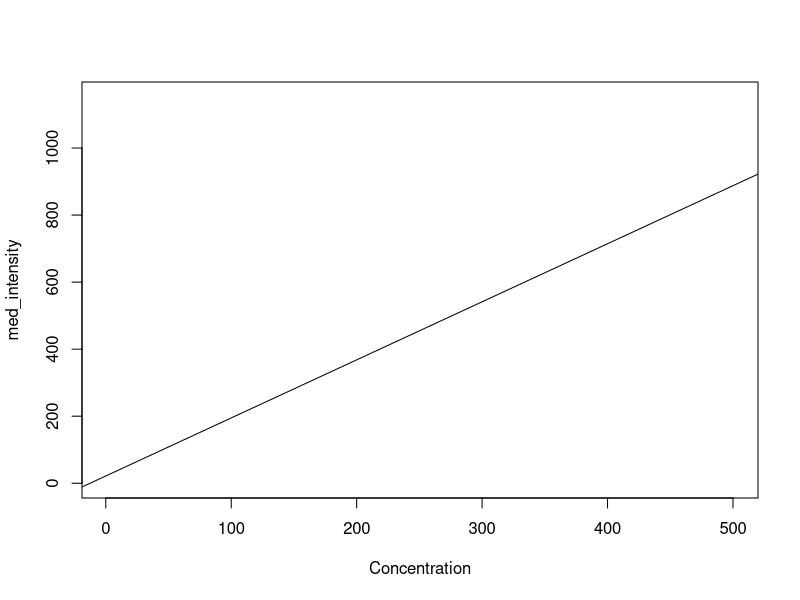
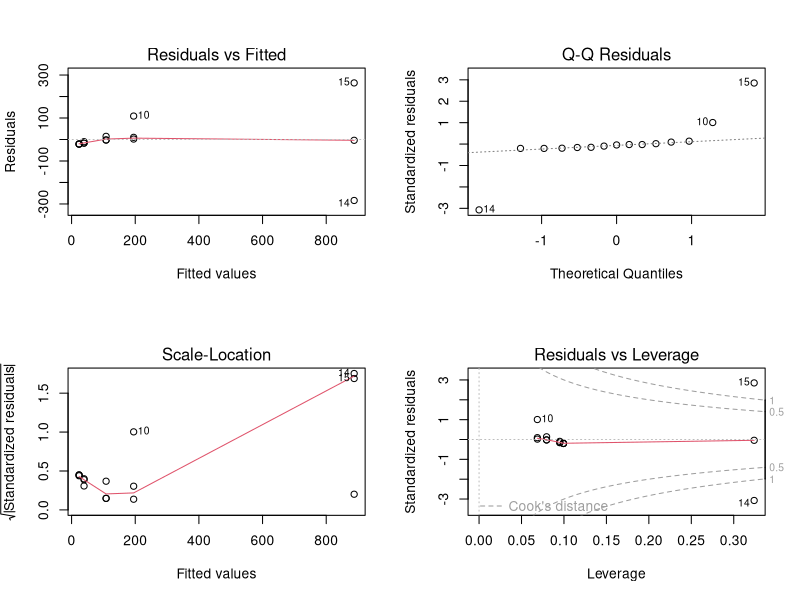
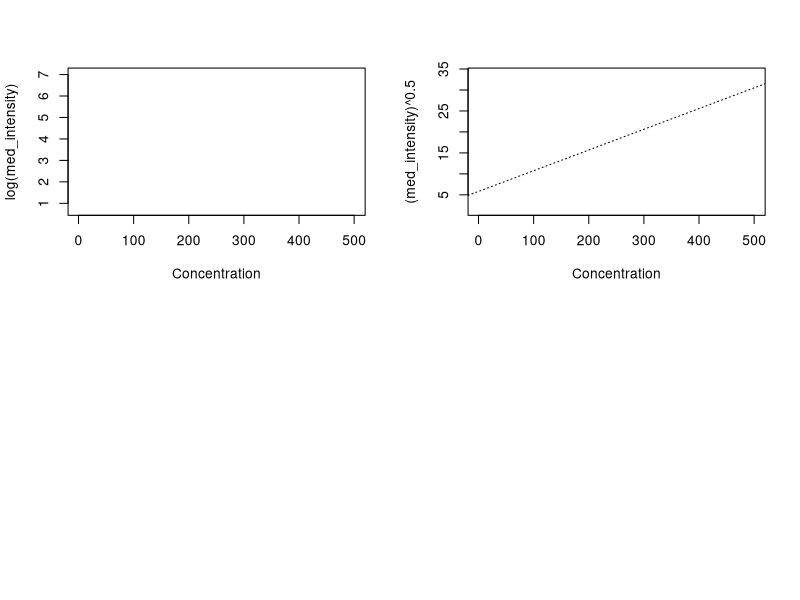
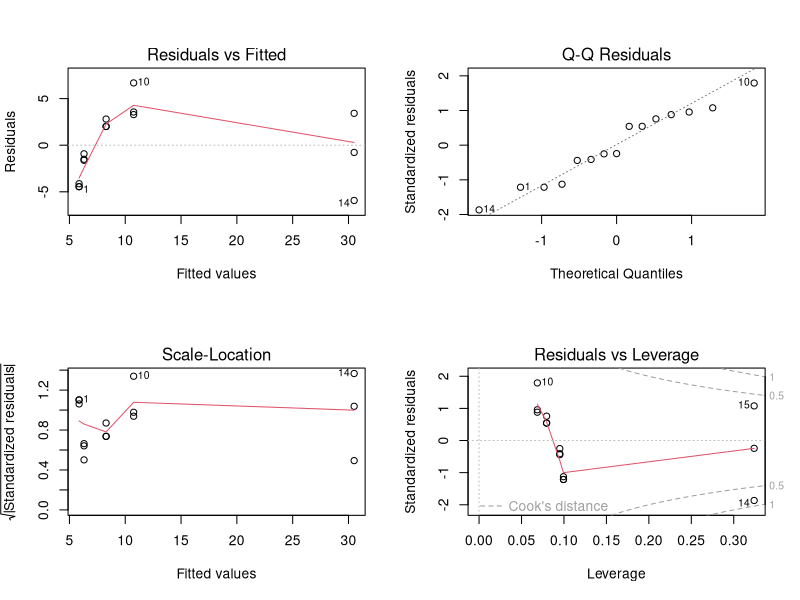
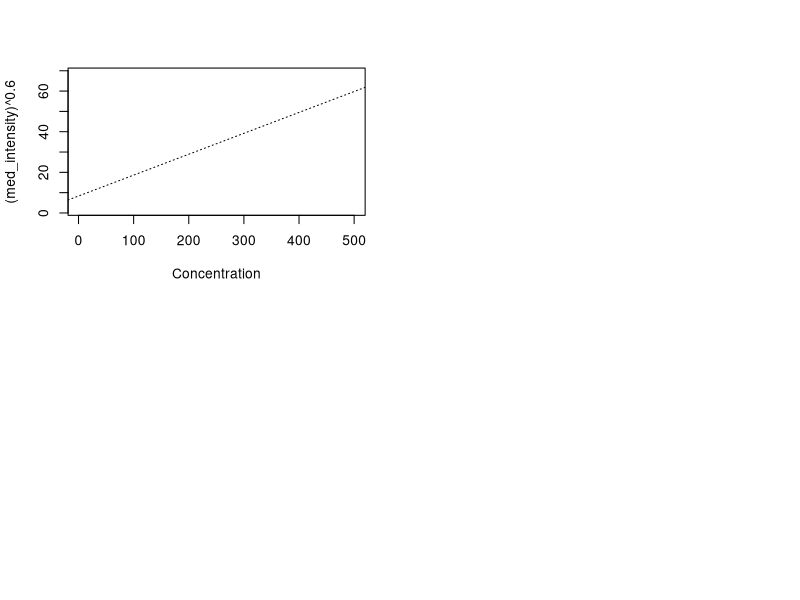
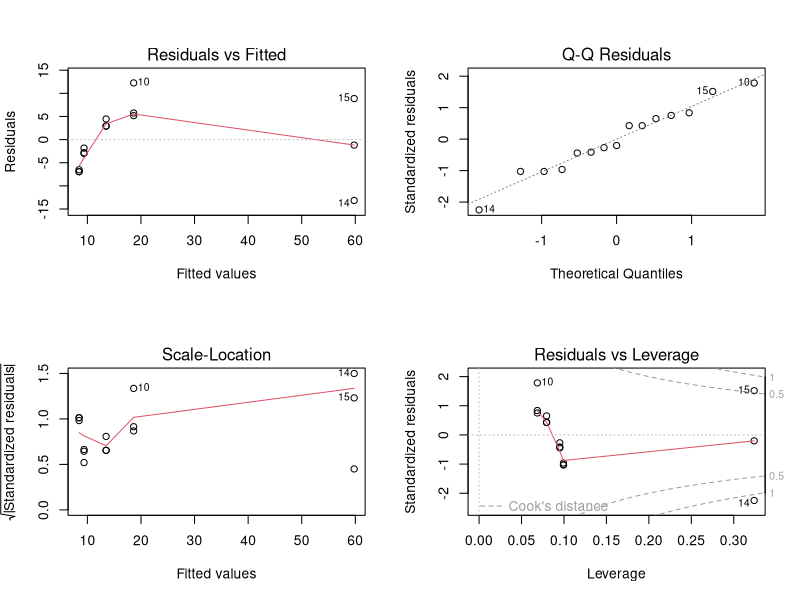
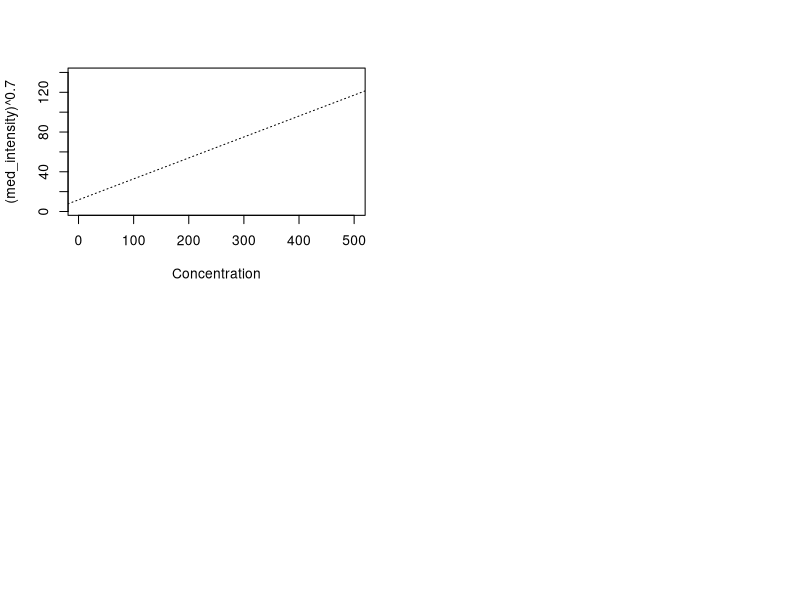
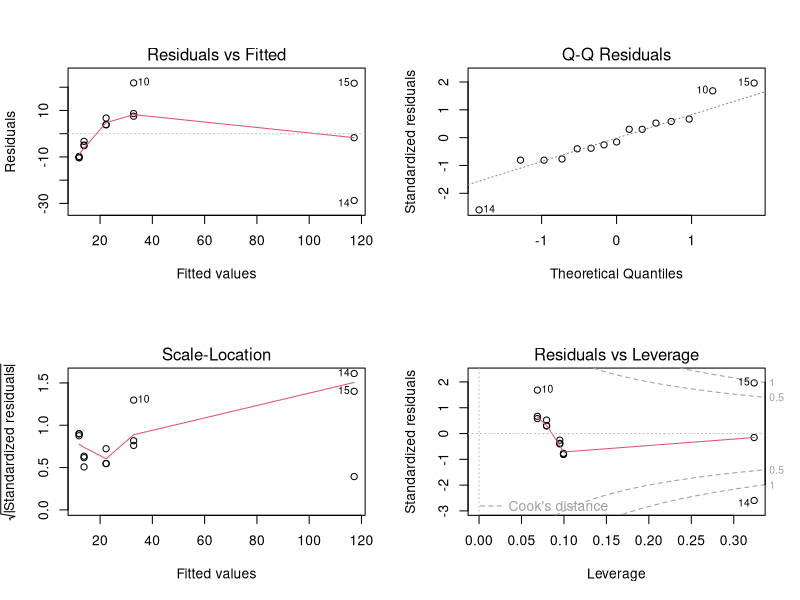

Generate these figures, in order, with R:
# Regression modelling for determination of phenylalaine LOD
library(nlme)
library(car)

setwd("C:/Users/Bensen/Desktop/R-Skripte")
regr <- read.table("190715_LOD_summary_median.txt", header = T)
View(regr)
str(regr)
attach(regr)

## linear correlation ####
plot(med_intensity ~ Concentration, pch = 20, col = as.numeric(experiment))
m1 <- lm(med_intensity ~ Concentration)
summary(m1)
abline(m1) 
par(mfrow = c (2,2))
plot(m1) 

## quadratic or similar correlation ####

plot(log(med_intensity) ~ Concentration, pch = 20, col = as.numeric(experiment)) # linearisation through log?

# sqrt-transformation = (med_intensity)^ 0.5 ####
plot((med_intensity)^ 0.5 ~ Concentration, pch = 20, col = as.numeric(experiment))
m2 <- lm((med_intensity)^0.5 ~ Concentration)
summary(m2)
abline(m2, lty = 3) 
par(mfrow = c (2,2))
plot(m2) 
# Testing for lack of fit: change continous variable (Concentration) to a factor
# followed by Anova. If Anova and regression correlate well, then the model is good
regr$fac.conc <- as.factor(regr$Concentration)
m3 <- lm((med_intensity)^0.5 ~ regr$fac.conc)
summary(m3)
anova(m2,m3) # the closer the p-Wert gets to 1 the better 

# (med_intensity)^ 0.6 ####
plot((med_intensity)^ 0.6 ~ Concentration, pch = 20, col = as.numeric(experiment))
m4 <- lm((med_intensity)^0.6 ~ Concentration)
summary(m4)
abline(m4, lty = 3)
par(mfrow = c (2,2))
plot(m4)
# Testing for lack of fit
m5 <- aov((med_intensity)^0.6 ~ regr$fac.conc)
summary(m5)
anova(m4,m5) # schon besser


# (med_intensity)^ 0.7 ####
plot((med_intensity)^ 0.7 ~ Concentration, pch = 20, col = as.numeric(experiment))
m6 <- lm((med_intensity)^0.7 ~ Concentration)
summary(m6)
abline(m6, lty = 3) 
par(mfrow = c (2,2))
plot(m6)
# Testing for lack of fit
m7 <- aov((med_intensity)^0.7 ~ regr$fac.conc)
summary(m7)
anova(m6,m7) 

# (med_intensity)^ 0.8 ####
plot((med_intensity)^ 0.8 ~ Concentration, pch = 20, col = as.numeric(experiment))
m8 <- lm((med_intensity)^0.8 ~ Concentration)
summary(m8)
abline(m8, lty = 3) 
par(mfrow = c (2,2))
plot(m8) 
# Testing for lack of fit
m9 <- aov((med_intensity)^0.8 ~ regr$fac.conc)
summary(m9)
anova(m8,m9) 


## Weighing of the residuals - GLS: generalized least squares model

v1 <- varFixed(~ Concentration) 
v2 <- varPower(form = ~ Concentration)
v3 <- varExp(form = ~ Concentration)
v4 <- varConstPower(form = ~ Concentration)

m10 <- gls((med_intensity)^0.7 ~ Concentration)
m11 <- gls((med_intensity)^0.7 ~ Concentration, weights = v1)
m12 <- gls((med_intensity)^0.7 ~ Concentration, weights = v2)
m13 <- gls((med_intensity)^0.7 ~ Concentration, weights = v3)
m14 <- gls((med_intensity)^0.7 ~ Concentration, weights = v4)

anova(m10,m11,m12,m13) #lowest AIC m11 is the best model 
summary(m13)

plot((med_intensity)^ 0.7 ~ Concentration, pch = 20, col = as.numeric(experiment))
abline(m6) # insert model without variance correction
abline(m13, lty = 3, col = 2) # model with variance correction 

# model check, insert best model with variance correction 
par(mfrow=c(2,2))
r13 <- resid(m13, type = "normalized") # residuals
f13 <- fitted(m13) # fitted values
plot(x = f13, y = r13, xlab = "fitted values", ylab = "residuals", main = "m13 - gls")
library(car)
qqPlot(r13, main = " qq-plot m13 - gls")
#qqnorm(r11 )
#qqline(r11)

# compare to model without variance correction
r6 <- resid(m6)
f6 <- fitted(m6)
plot(x = f6, y = r6, xlab = "fitted values", ylab = "residuals", main = "m6 - normal regression")
qqPlot(r6, main = " qq-plot m6 - normal regression")
#qqnorm(r6, main = " qq-plot m6 - normal regression")
#qqline(r6)

# check curve of model relative to data points, insert model with variance correction 
plot(med_intensity ~ Concentration, pch = 20, col = as.numeric(experiment))
x <- 0:500
ym13 <- (2.2355208 + 0.4396432*x)^(10/7)
lines(x,ym13)

# intercept (x=0)
ym13_0 <- 32.2355208^(10/7)
abline(h=ym13_0, col=2)
ym13_0
# 22.20197


## quadratic regression ####
m15 <- lm(med_intensity ~ Concentration + I(Concentration^2))
summary(m15) 
par(mfrow=c(2,2))
plot(m15)

# curve
plot(med_intensity ~ Concentration, pch = 20, col = as.numeric(experiment))
ym15 <- predict(m15,list(Concentration=x))
lines(x,ym15) 
# comparison to SQRT-linearized (insert here)
lines(x,ym13, lty=3) 

# Weighing of the residuals - GLS: generalized least squares model
m16 <- gls(med_intensity ~ Concentration + I(Concentration^2))
m17 <- gls(med_intensity ~ Concentration + I(Concentration^2), weights = v1)
m18 <- gls(med_intensity ~ Concentration + I(Concentration^2), weights = v2)
m19 <- gls(med_intensity ~ Concentration + I(Concentration^2), weights = v3)
m20 <- gls(med_intensity ~ Concentration + I(Concentration^2), weights = v4)

anova(m16,m17,m18,m19,m20) 
summary(m20)
# model check, insert best model with variance correction 
par(mfrow=c(2,2))

r18 <- resid(m18, type = "normalized") # residuals
f18 <- fitted(m18) # fitted values
plot(x = f18, y = r18, xlab = "fitted values", ylab = "residuals", main = "m18 - gls")
library(car)
qqPlot(r18, main = " qq-plot m18 - gls")

# compare to model without variance correction
r16 <- resid(m16, type = "pearson") # residuals
f16 <- fitted(m16) # fitted values
plot(x = f16, y = r16, xlab = "fitted values", ylab = "residuals", main = "m16 simple quadr. regression")
library(car)
qqPlot(r16, main = " qq-plot m16 einfache quadr. Regression")

## determine LOD, by finding concentration that results in threshold intensity
 # 'concentration' data to predict intensity from
  conc_data_classic_lod = data.frame(Concentration = seq(2.4, 2.5, by=0.005)) #lod intercept = 10 result: 2.445 µg/ml
  conc_data_ionchambr_lod = data.frame(Concentration = seq(0.8, 1, by=0.005)) #lod intercept = 2 result: 0.860 µg/ml
  conc_data_commerc_lod = data.frame(Concentration = seq(4.25, 4.75, by=0.005)) #lod intercept = 24 result: 4.335 µg/ml
  conc_data_coax_lod = data.frame(Concentration = seq(32, 33, by=0.01)) # lod intercept = 8 result: 32.19 µg/ml.
  
  predict(m18, conc_data_ionchambr_lod) #insert best model with variance correction and approrate sample data
  
  # guestimate CI
  # 3 median values -> 2 degrees of freedom t-quantile (t) for alpha = 0.05 in two sided test: 4.303
  # estimate concentration values from the intensity values from concentration measured closest to determined LOD with PQ formula like (equation 6 in the appendix)
  # determine standard deviation SD from concentration estimates
  # CI = +/- (SD*t)/SQRT(n)
  detach(regr)
